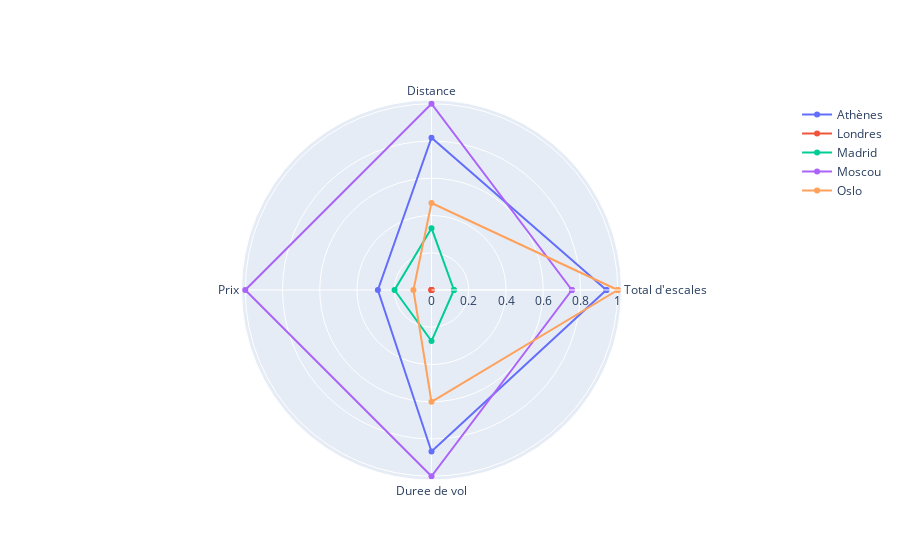

Here is the notebook cell this chart was saved with:
### Code cell
import plotly.graph_objects as go
from plotly.subplots import make_subplots

fig = make_subplots(rows=1, cols=1, specs=[[{'type': 'polar'}]])

fig.add_trace(go.Scatterpolar(
        r = list(df_normalized['Athènes'])+ [list(df_normalized['Athènes'])[0]],
        theta = list(df_normalized['Caracteristiques'])+["Total d'escales"],
        name = "Athènes"
        ), 1, 1)
fig.add_trace(go.Scatterpolar(
        r = list(df_normalized['Londres'])+ [list(df_normalized['Londres'])[0]],
        theta = list(df_normalized['Caracteristiques'])+["Total d'escales"],
        name = "Londres"
        ), 1, 1)
fig.add_trace(go.Scatterpolar(
        r = list(df_normalized['Madrid'])+ [list(df_normalized['Madrid'])[0]],
        theta = list(df_normalized['Caracteristiques'])+["Total d'escales"],
        name = "Madrid"
        ), 1, 1)
fig.add_trace(go.Scatterpolar(
        r = list(df_normalized['Moscou'])+ [list(df_normalized['Moscou'])[0]],
        theta = list(df_normalized['Caracteristiques'])+["Total d'escales"],
        name = "Moscou"
        ), 1, 1)
fig.add_trace(go.Scatterpolar(
        r = list(df_normalized['Oslo'])+ [list(df_normalized['Oslo'])[0]],
        theta = list(df_normalized['Caracteristiques'])+["Total d'escales"],
        name = "Oslo"
        ), 1, 1)
fig.show()

### Figure 1 — Plotly figure (JSON) as saved in the notebook; plotly's stock layout.template omitted (floating-point values rounded to 4 significant figures)
{"data": [{"name": "Athènes", "r": [0.9389, 0.8177, 0.2879, 0.8672, 0.9389], "subplot": "polar", "theta": ["Total d'escales", "Distance", "Prix", "Duree de vol", "Total d'escales"], "type": "scatterpolar"}, {"name": "Londres", "r": [0, 0, 0, 0, 0], "subplot": "polar", "theta": ["Total d'escales", "Distance", "Prix", "Duree de vol", "Total d'escales"], "type": "scatterpolar"}, {"name": "Madrid", "r": [0.1204, 0.3318, 0.1984, 0.274, 0.1204], "subplot": "polar", "theta": ["Total d'escales", "Distance", "Prix", "Duree de vol", "Total d'escales"], "type": "scatterpolar"}, {"name": "Moscou", "r": [0.7537, 1, 1, 1, 0.7537], "subplot": "polar", "theta": ["Total d'escales", "Distance", "Prix", "Duree de vol", "Total d'escales"], "type": "scatterpolar"}, {"name": "Oslo", "r": [1.0, 0.4671, 0.09711, 0.6003, 1.0], "subplot": "polar", "theta": ["Total d'escales", "Distance", "Prix", "Duree de vol", "Total d'escales"], "type": "scatterpolar"}], "layout": {"polar": {"domain": {"x": [0, 1], "y": [0, 1]}}}}
